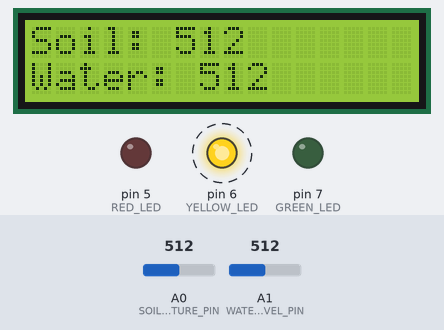
A sketch run on a simulated Arduino Uno, built with avr-gcc and run on an emulated ATmega328P. On the bench: 16×2 character LCD, output pins drawn as LEDs (lit = HIGH). Dashed ring = blinking. Inputs (shaded band) come from the test bench; at power-on: A0 (SOIL_MOISTURE_PIN) = 512, A1 (WATER_LEVEL_PIN) = 512. What the sketch prints to the serial monitor is not drawn.

Above: at 2.46 s.
3.5 s: A0 (SOIL_MOISTURE_PIN) set to 582
At 5.1 s:
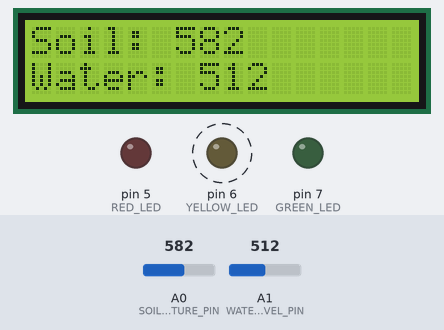
5.7 s: A0 (SOIL_MOISTURE_PIN) set to 615
At 6.1 s:
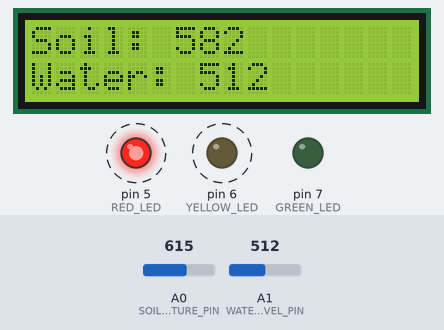
8.7 s: A1 (WATER_LEVEL_PIN) set to 105
At 9.65 s:
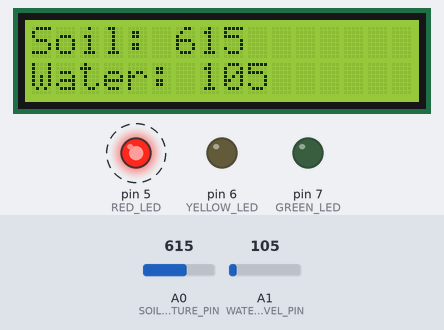
10.7 s: A1 (WATER_LEVEL_PIN) set to 94
At 11.67 s:
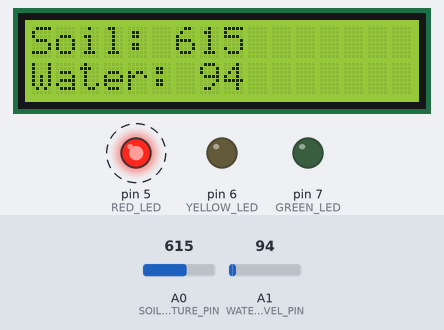
12.7 s: A1 (WATER_LEVEL_PIN) set to 122
At 13.69 s:
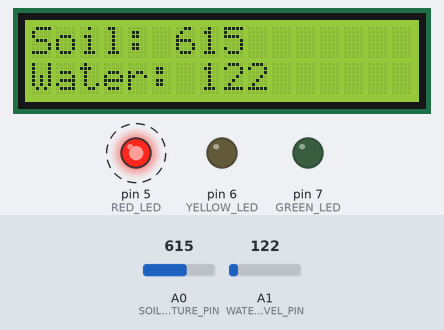
14.7 s: A0 (SOIL_MOISTURE_PIN) set to 390
At 16.0 s:
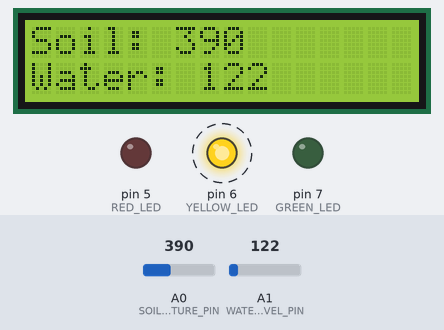
Timing chart, 0 to 18.1 s (numbered marks = the images above; inputs shaded):
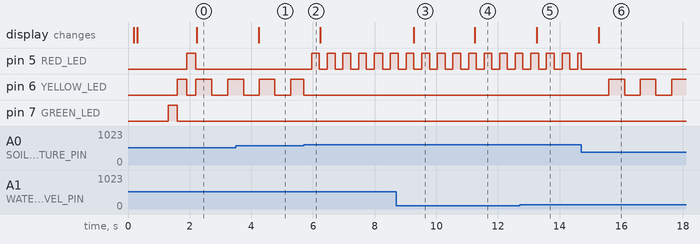

Measured:
- the behaviour switches between 600 and 601 on A0 (SOIL_MOISTURE_PIN) (found by bisection; images 1 and 2)
- after the input at 3.5 s, the display: changes after 0.73 s (image 1)
- after the input at 5.7 s, pin 5 (RED_LED): alternates HIGH for 0.25 s and LOW for 0.25 s, starting after 0.26 s
- after the input at 8.7 s, the display: changes after 0.57 s (image 3)
- after the input at 10.7 s, the display: changes after 0.55 s (image 4)
- after the input at 12.7 s, the display: changes after 0.56 s (image 5)
- after the input at 14.7 s, pin 6 (YELLOW_LED): alternates HIGH for 0.51 s and LOW for 0.51 s, starting after 0.90 s; the display: changes after 0.57 s (image 6)

The sketch:

_GE_Code.ino
```cpp
#include <Wire.h>
#include <LiquidCrystal_I2C.h>
// კავშირის პინები
#define SOIL_MOISTURE_PIN A0
#define WATER_LEVEL_PIN A1
#define GREEN_LED 7
#define YELLOW_LED 6
#define RED_LED 5

// ტენიანობის ზღვრული მნიშვნელობები (შეასწორეთ თქვენი საჭიროების მიხედვით)
#define DRY_THRESHOLD 600    // მშრალი ნიადაგი
#define NORMAL_THRESHOLD 400 // ნორმალური ტენიანობა
#define WET_THRESHOLD 200    // ძალიან ტენიანი

// სცადეთ სხვა I2C მისამართი - 0x27 ან 0x3F
LiquidCrystal_I2C lcd(0x27, 16, 2);  // შეიცვალა 0x26-დან 0x27-ზე

// ანიმაციის ცვლადები
unsigned long previousMillis = 0;
int ledState = LOW;
int currentSpeed = 1000;
int activeLed = GREEN_LED;

void setup() {
  Serial.begin(115200);

  // დამატებითი დაყოვნება I2C მოწყობილობების სტაბილიზაციისთვის
  delay(100);

  // I2C-ის ინიციალიზაცია
  Wire.begin();

  // I2C მოწყობილობების სკანირების მცდელობა გაშვებისას
  scanI2CDevices();

  // LCD-ის ინიციალიზაცია განმეორებითი მცდელობებით
  bool lcdInitialized = false;
  for (int i = 0; i < 3; i++) {
    lcd.init();
    delay(100);
    lcd.backlight();
    lcd.clear();
    lcd.setCursor(0, 0);
    lcd.print("Initializing...");
    delay(1000);
    lcdInitialized = true;
    break;
  }

  if (!lcdInitialized) {
    Serial.println("LCD initialization failed!");
  }

  // პინების დაყენება
  pinMode(GREEN_LED, OUTPUT);
  pinMode(YELLOW_LED, OUTPUT);
  pinMode(RED_LED, OUTPUT);

  // LED-ების შემოწმება გაშვებისას
  digitalWrite(GREEN_LED, HIGH);
  delay(300);
  digitalWrite(GREEN_LED, LOW);
  digitalWrite(YELLOW_LED, HIGH);
  delay(300);
  digitalWrite(YELLOW_LED, LOW);
  digitalWrite(RED_LED, HIGH);
  delay(300);
  digitalWrite(RED_LED, LOW);
}

void loop() {
  // სენსორებიდან მნიშვნელობების წაკითხვა
  int soilMoisture = analogRead(SOIL_MOISTURE_PIN);
  int waterLevel = analogRead(WATER_LEVEL_PIN);

  // გამოტანა Serial-ში გამართვისთვის
  Serial.print("Soil Moisture: ");
  Serial.print(soilMoisture);
  Serial.print(" | Water Level: ");
  Serial.println(waterLevel);

  // ტენიანობის მდგომარეობის განსაზღვრა
  int newLed = GREEN_LED;
  int newSpeed = 1000; // ნელი ციმციმი

  if(soilMoisture > DRY_THRESHOLD) {
    newLed = RED_LED;
    newSpeed = 250;    // სწრაფი ციმციმი
    Serial.println("Status: TOO DRY!");
  } else if(soilMoisture < WET_THRESHOLD) {
    newLed = RED_LED;
    newSpeed = 250;    // სწრაფი ციმციმი
    Serial.println("Status: TOO WET!");
  } else if(soilMoisture > NORMAL_THRESHOLD && soilMoisture <= DRY_THRESHOLD) {
    newLed = YELLOW_LED;
    newSpeed = 500;    // საშუალო ციმციმი
    Serial.println("Status: SLIGHTLY DRY");
  } else if(soilMoisture >= WET_THRESHOLD && soilMoisture < NORMAL_THRESHOLD) {
    newLed = YELLOW_LED;
    newSpeed = 500;    // საშუალო ციმციმი
    Serial.println("Status: SLIGHTLY WET");
  } else {
    Serial.println("Status: NORMAL");
  }

  // LED-ების მდგომარეობის განახლება
  updateLedState(newLed, newSpeed);

  // ინფორმაციის გამოტანა LCD-ზე
  updateDisplay(soilMoisture, waterLevel);

  delay(10); // მცირე დაყოვნება სტაბილურობისთვის
}

void updateLedState(int newLed, int newSpeed) {
  if(newLed != activeLed || newSpeed != currentSpeed) {
    // ყველა LED-ის გამორთვა მდგომარეობის შეცვლისას
    digitalWrite(GREEN_LED, LOW);
    digitalWrite(YELLOW_LED, LOW);
    digitalWrite(RED_LED, LOW);

    activeLed = newLed;
    currentSpeed = newSpeed;
  }

  // ციმციმის ანიმაცია
  unsigned long currentMillis = millis();
  if(currentMillis - previousMillis >= currentSpeed) {
    previousMillis = currentMillis;
    ledState = !ledState;
    digitalWrite(activeLed, ledState);
  }
}

void updateDisplay(int soil, int water) {
  static unsigned long lastUpdate = 0;

  if(millis() - lastUpdate >= 1000) { // განახლება ყოველ წამში
    lastUpdate = millis();

    // დისპლეის გასუფთავება ტექსტის გადაფარვის თავიდან ასაცილებლად
    lcd.clear();

    // პირველი სტრიქონი - ნიადაგის ტენიანობა
    lcd.setCursor(0, 0);
    lcd.print("Soil: ");
    lcd.print(soil);

    // მეორე სტრიქონი - წყლის დონე
    lcd.setCursor(0, 1);
    lcd.print("Water: ");
    lcd.print(water);
  }
}

// I2C მოწყობილობების სკანირების ფუნქცია
void scanI2CDevices() {
  byte error, address;
  int nDevices = 0;

  Serial.println("Scanning I2C bus...");

  for(address = 1; address < 127; address++) {
    Wire.beginTransmission(address);
    error = Wire.endTransmission();

    if (error == 0) {
      Serial.print("I2C device found at address 0x");
      if (address < 16) Serial.print("0");
      Serial.print(address, HEX);
      Serial.println(" !");
      nDevices++;
    }
  }

  if (nDevices == 0) {
    Serial.println("No I2C devices found");
  } else {
    Serial.println("I2C scan completed");
  }
}
```
